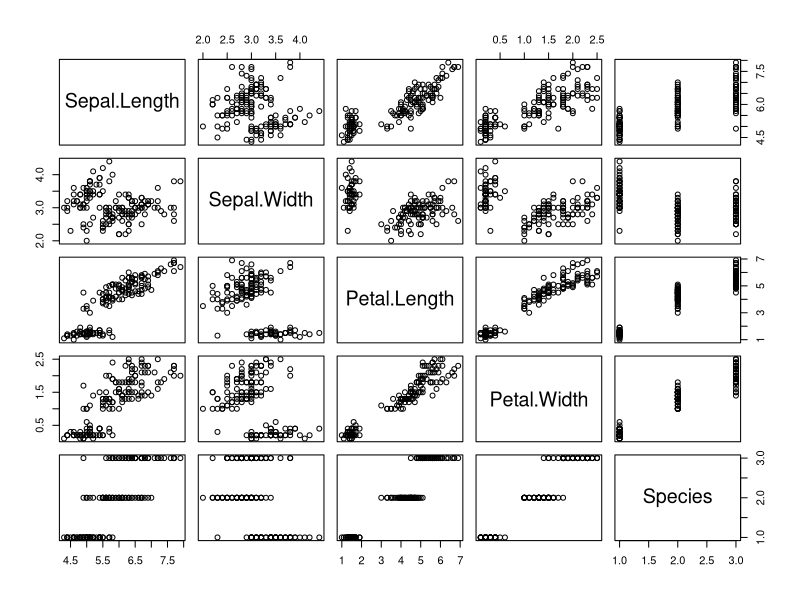
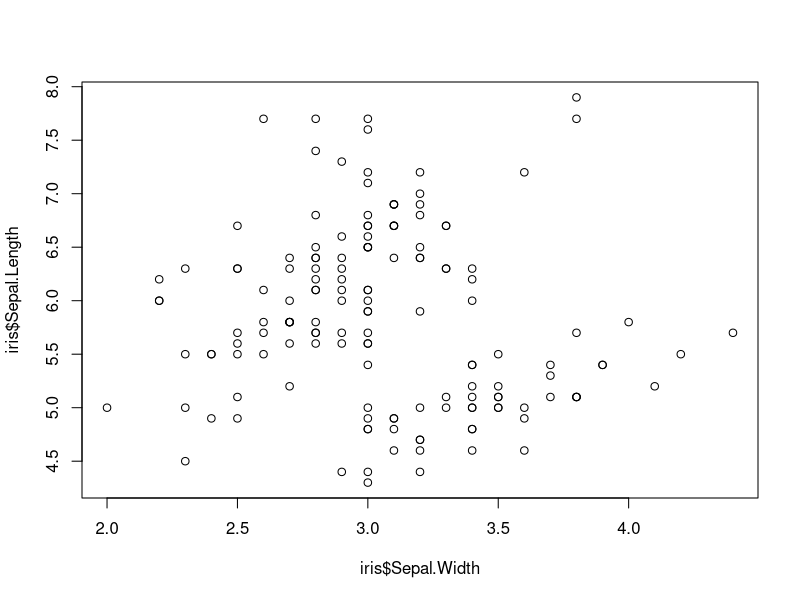
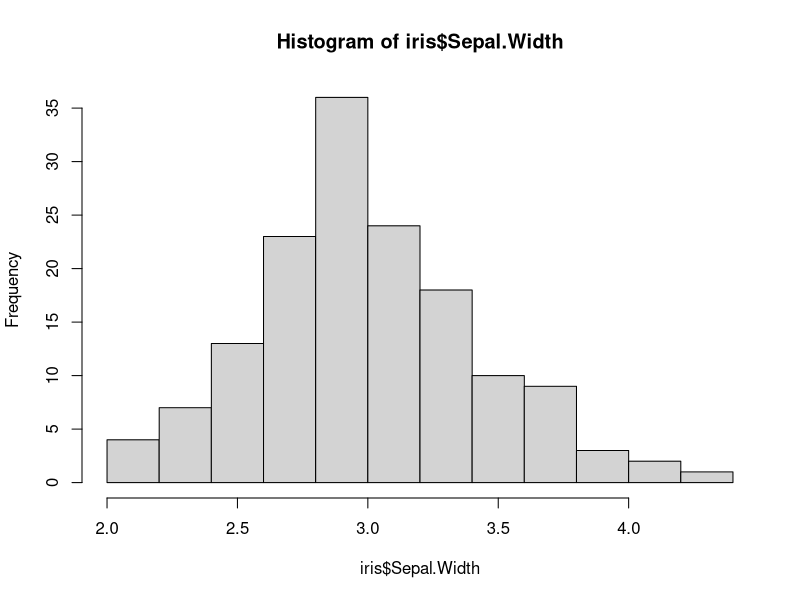
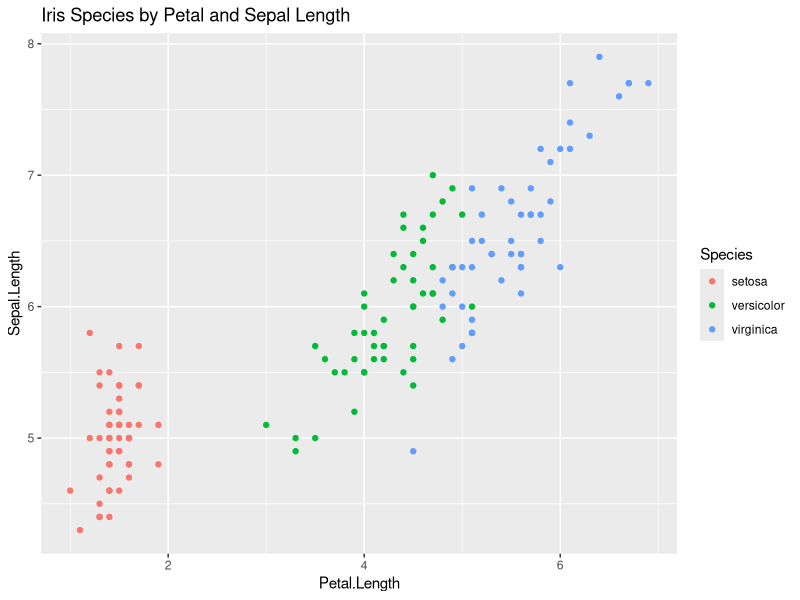

Write R code to recreate these figures, in order.
#Install packages
install.packages("datasets")
install.packages("ggplot2")

#Load library and data set
library(datasets)
data(iris)
summary(iris)

#Base R graphics
plot(iris)
plot(iris$Sepal.Width, iris$Sepal.Length)
hist(iris$Sepal.Width)


#ggplot grpahics
library("ggplot2")
ggplot(iris, aes(x = Petal.Length, y = Sepal.Length, colour = Species)) +
        geom_point() +
        ggtitle('Iris Species by Petal and Sepal Length')

#Regression
iris[['Is.Versicolor']] <- as.numeric(iris[['Species']] == 'versicolor')
fit.lm <- lm(Is.Versicolor ~ Petal.Length + Sepal.Length, data = iris)
summary(fit.lm)
